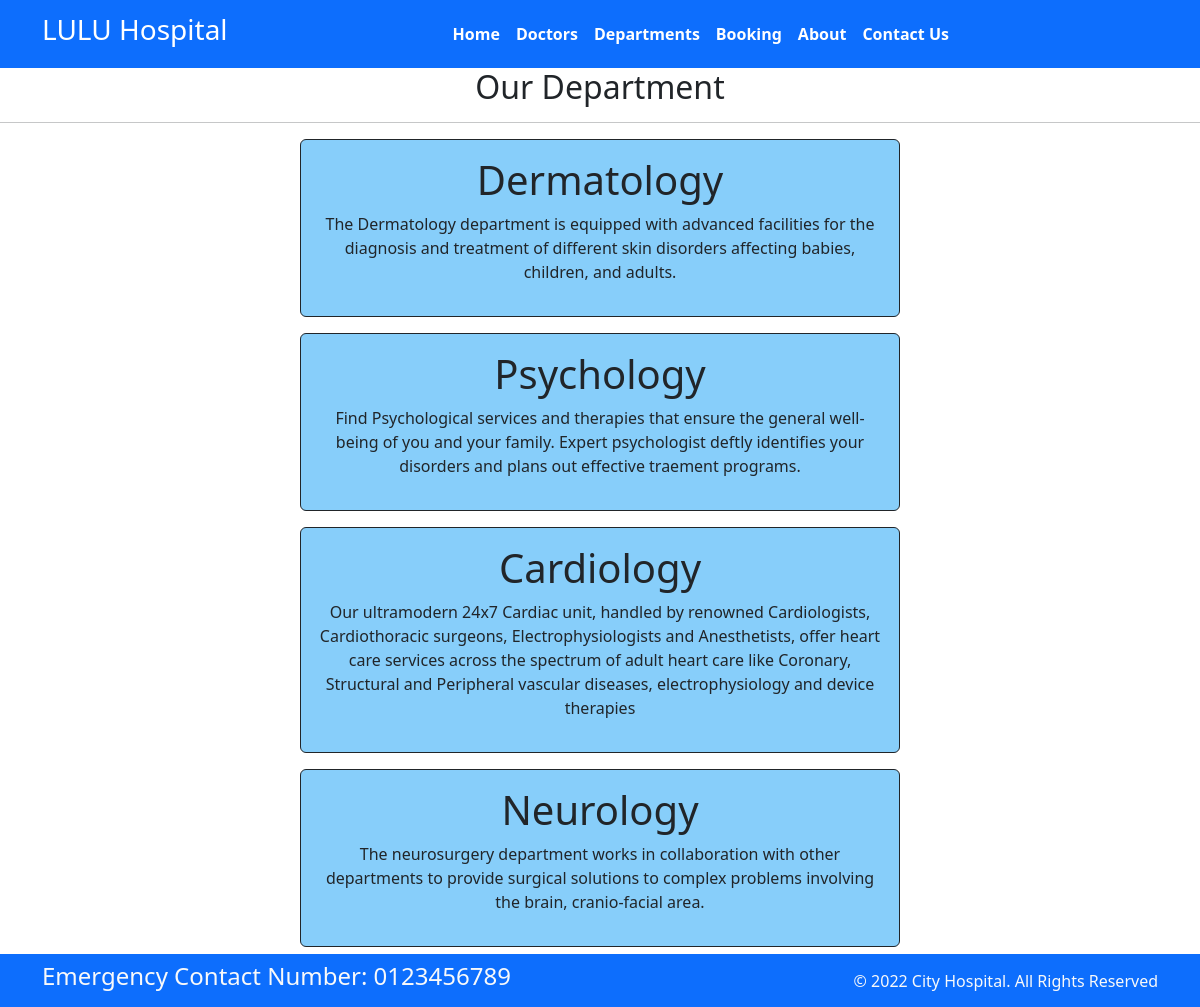
Page /Department/ on the committed database.
### app1/models.py (models this page shows, shortened)
class Department(models.Model):
    dep_name = models.CharField(max_length=100)
    dep_description = models.TextField()

### app1/views.py (the view)
# urls.py: path('Department/', views.Departmentzzz),
def Departmentzzz(request):
    dict_dept={
        'dept':Department.objects.all()
    }
    return render(request, 'Department.html', dict_dept)

### templates/Department.html (shortened to what this page needs)
{% extends 'index.html' %}
{% block body %}
<h2 class="text-center"> Our Department</h2>
<hr>
{% for d in dept %}
<div style="background-color: #87CEFA;" class="mx-auto w-50 text-center text-dark p-3 my-3 border border-dark rounded">
    <h1>{{d.dep_name}}</h1>
    <p>{{d.dep_description}}</p>
</div>
{% endfor %}
{% endblock %}

### templates/index.html (shortened to what this page needs)
{% load static %}
<!DOCTYPE html>
<html>
  <head>
    <link rel="stylesheet"
      href=" https://cdn.jsdelivr.net/npm/bootstrap@5.1.3/dist/css/bootstrap.min.css ">
   <link href="https://cdn.jsdelivr.net/npm/bootstrap@5.3.0-alpha3/dist/css/bootstrap.min.css" rel="stylesheet">
    <link rel="stylesheet"
      href="https://use.fontawesome.com/releases/v5.2.0/css/all.css">
    <link rel="stylesheet"
      href="/static/css/style.css">
  </head>
  <body>
    <section class="header-section bg-primary">
      <div class="container ">
        <div class="row">
          <div class="col-lg-12 ">
            <nav class="navbar navbar-expand-lg bg-primary">
      <a class="navbar-brand" href="/About/">
          <div class="col-2 text-left pl-md-0">
              <h3 class="text-white"> LULU Hospital </h3>
            </div></a>
      <div class="collapse navbar-collapse justify-content-center col-md-8 navbar-collapse-3" id="navbarTogglerDemo02">
        <ul class="navbar-nav ml-auto mt-2 mt-lg-0 fw-bold">
          <li class="nav-item active pl-2 pr-2">
              <a class="nav-link text-white " href="/">Home </a>
            </li>
            <li class="nav-item pl-2 pr-2">
              <a class="nav-link text-white" href="/Doctors/">Doctors</a>
            </li>
            <li class="nav-item pl-2 pr-2">
              <a class="nav-link text-white" href="/Department/">Departments</a>
            </li>
            <li class="nav-item pl-2 pr-2">
              <a class="nav-link text-white" href="/Booking/">Booking</a>
            </li>
            <li class="nav-item pl-2 pr-2">
              <a class="nav-link text-white" href="/About/">About</a>
            </li>
            <li class="nav-item pl-2 pr-2">
              <a class="nav-link text-white" href="/Contact/">Contact Us</a>
            </li>
        </ul>
      </div>
    </nav>
          </div>
        </div>
      </div>
    </section>
    {% block body %}
    {% endblock %}
    <section class="fixed-bottom">
      <footer class="pt-2 pb-2  bg-primary text-light">
        <div class="container">
          <div class="row align-items-center">
            <div class="col-12 col-md-8">
              <h4>Emergency Contact Number: 0123456789</h4>
            </div>
            <div class="col-12 col-md-4  mt-md-0 text-center text-md-end">
              © 2022 City Hospital. All Rights Reserved
            </div>
          </div>
        </div>
      </footer>
    </section>
  </body>
</html>

### static/css/style.css (style rules this page uses)
body { margin-bottom: 60px; }

### rows in the picture
Department: dep_name "Dermatology", dep_description "The Dermatology department is equipped with advanced facilities for the diagnosis and treatment of different skin disorders affecting babies, children, and adults."
Department: dep_name "Psychology", dep_description "Find Psychological services and therapies that ensure the general well-being of you and your family. Expert psychologist deftly identifies your disorders and plans out effective traement programs."
Department: dep_name "Cardiology", dep_description "Our ultramodern 24x7 Cardiac unit, handled by renowned Cardiologists, Cardiothoracic surgeons, Electrophysiologists and Anesthetists, offer heart care services across the spectrum of adult heart care like Coronary, Structural and Peripheral vascular diseases, electrophysiology and device therapies"
Department: dep_name "Neurology", dep_description "The neurosurgery department works in collaboration with other departments to provide surgical solutions to complex problems involving the brain, cranio-facial area."
